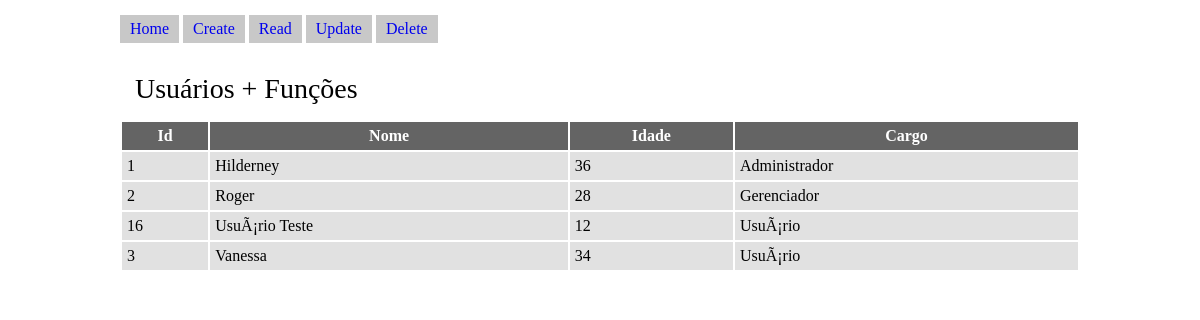
The page / on the database its author committed.
### tables this page shows
CREATE TABLE `usuario` (
  `id` int(11) NOT NULL,
  `nome` varchar(120) NOT NULL,
  `idade` int(11) NOT NULL,
  `acesso` int(11) NOT NULL
);

CREATE TABLE `funcao` (
  `id` int(11) NOT NULL,
  `nome` varchar(60) NOT NULL,
  `acesso` int(11) NOT NULL
);

### index.php (the view, shortened to what this page needs)
<!DOCTYPE html>
<html lang="en">
<head>
	<link rel="stylesheet" type="text/css" href="style.css">
</head>
<body>
	<header>
		<ul>
			<li><a href="./index.php">Home</a></li>
			<li><a href="./create.php">Create</a></li>
			<li><a href="./read.php">Read</a></li>
			<li><a href="./update.php">Update</a></li>
			<li><a href="./delete.php">Delete</a></li>
		</ul>
	</header>
	<div class="row">
		<div id="tableJoin">
			<h1>Usuários + Funções </h1>
			<table>
				<thead>
					<tr>
						<th>Id</th>
						<th>Nome</th>
						<th>Idade</th>
						<th>Cargo</th>
					</tr>
				</thead>
				<tbody>
					<?php
					$pdo = Banco::connect();
					$sql = 'SELECT U.id, U.nome, U.idade, F.nome as funcao FROM usuario AS U INNER JOIN funcao AS F ON U.acesso = F.acesso ORDER BY F.acesso DESC';
					foreach ($pdo->query($sql) as $row) {
						echo '<tr>';
						echo '<td>'. $row['id'] . '</td>';
						echo '<td>'. $row['nome'] . '</td>';
						echo '<td>'. $row['idade'] . '</td>';
						echo '<td>'. $row['funcao'] . '</td>';
						echo '</tr>';
					}
					?>
				</tbody>
			</table>
		</div>
	</div>
</body>
</html>

### style.css (style rules this page uses)
* { margin: 0; padding: 0; list-style: none; text-decoration: none; }
body { width: 80%; height: 100%; margin: 0 auto; }
ul { width: 100%; }
ul li { display: inline-block; padding: 5px 10px; background-color: rgba(200, 200, 200, 1.0); }
header { margin: 15px 0; }
h1 { display: block; margin: 15px 15px; font-size: 28px; font-weight: 500; }
div.row { width: 100%; display: inline-block; }
table { width: 100%; height: 100%; background-color: #fff; }
table thead, table tbody { width: 100%; }
table thead tr { background-color: rgba(100, 100, 100, 1); border: 2px solid rgba(150,150,150,0.5); color: #fff; }
table tr { background-color: rgba(225, 225, 225, 1); border: 2px solid rgba(150,150,150,0.5); }
table tr td, table tr th { padding: 5px; }

### rows shown on the page
usuario: id "1", nome "Hilderney", idade "36", funcao.nome "Administrador"
usuario: id "2", nome "Roger", idade "28", funcao.nome "Gerenciador"
usuario: id "16", nome "UsuÃ¡rio Teste", idade "12", funcao.nome "UsuÃ¡rio"
usuario: id "3", nome "Vanessa", idade "34", funcao.nome "UsuÃ¡rio"
